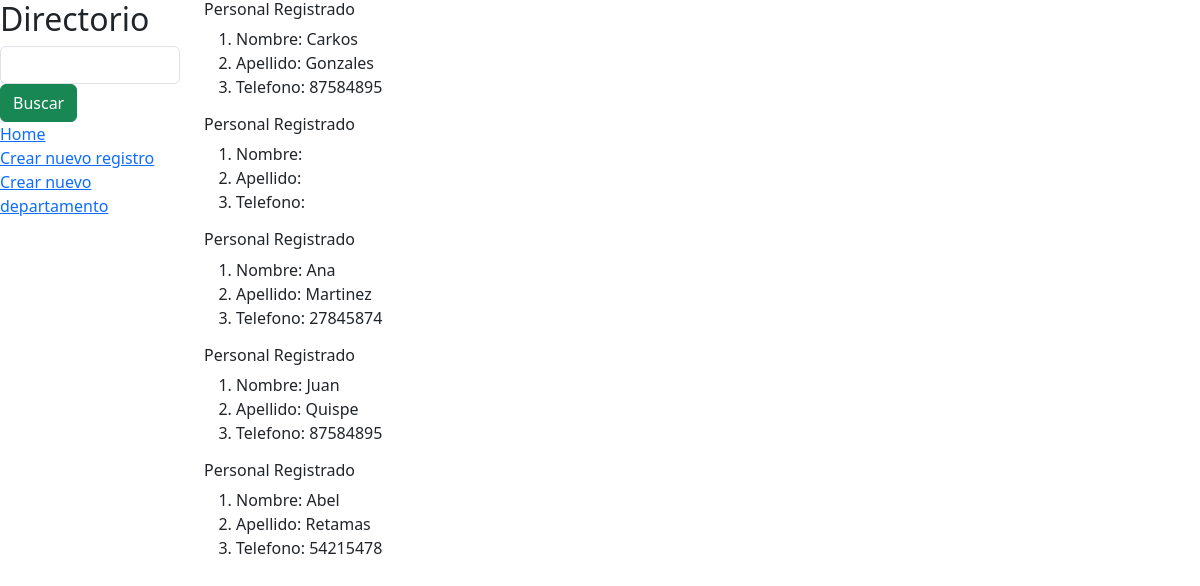
The app's page /app3/ with its own data.
### app3/models.py (models this page shows)
class persona(models.Model):
    nombre = models.CharField(max_length=50, null=True, blank=True)
    apellido = models.CharField(max_length=50, null=True, blank=True)
    numero = models.CharField(max_length=50, null=True, blank=True)
    email = models.CharField(max_length=50, null=True, blank=True)
    descripcion = models.CharField(max_length=50, null=True, blank=True)
    depaRelacionado = models.ForeignKey(departamento, null=True, blank=True, on_delete=models.SET_NULL)

### app3/views.py (the view)
# urls.py: path('',views.directorio, name='directorio'),
def directorio(request):
    listaDepartamentos = departamento.objects.all().order_by('id') # ordenará las filas por orden segun el Id
    listaPersonas = persona.objects.all()
    return render(request,'app3/directorio.html',{'listaPersonas':listaPersonas})  #lo que esta despues de la ultima coma es para PSARLO COMO CONTEXTO

### app3/templates/app3/directorio.html (shortened to what this page needs)
{% extends "app3/layout.html"%}
{% block contenido %}
    {% for personaInfo in listaPersonas %}
    <h6>Personal Registrado</h6>
    <div>
            <ol>
                <li>Nombre: {{personaInfo.nombre}}</li>
                <li>Apellido: {{personaInfo.apellido}}</li>
                <li>Telefono: {{personaInfo.numero}}</li>
            </ol>
    </div>
    {% endfor %}
{% endblock %}

### app3/templates/app3/layout.html (shortened to what this page needs)
{% load static%}
<!DOCTYPE html>
<html lang="en">
    <head>
        <link href="https://cdn.jsdelivr.net/npm/bootstrap@5.3.3/dist/css/bootstrap.min.css" rel="stylesheet"
>
    </head>
    <body>
        <div class="row">
            <div class="col-lg-2">
                <h2>Directorio</h2>
                <form>
                    <input type="text" class="form-control">
                    <input type="submit" class="btn btn-success" value="Buscar">
                </form>
                <div class="">
                    <a href="{% url 'app3:directorio' %}">Home</a>
                </div>
                <div class="">
                    <a href="{% url 'app3:nuevoRegistro' %}">Crear nuevo registro</a>
                </div>
                <div class="">
                    <a href="{% url 'app3:nuevoDepartamento' %}">Crear nuevo departamento</a>
                </div>
                <br>
            </div>
            <div class="col-lg-10">
                {% block contenido %}
                {% endblock %}
            </div>
        </div>
    </body>
</html>

### records on screen
persona: nombre "Carkos", apellido "Gonzales", numero "87584895"
persona: nombre "Ana", apellido "Martinez", numero "27845874"
persona: nombre "Juan", apellido "Quispe", numero "87584895"
persona: nombre "Abel", apellido "Retamas", numero "54215478"
